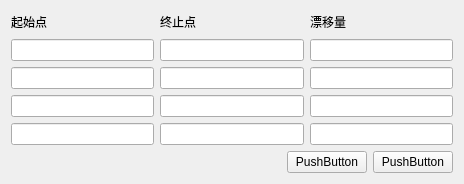
<?xml version="1.0" encoding="UTF-8"?>
<ui version="4.0">
 <class>DriftCalculationPage</class>
 <widget class="QWidget" name="DriftCalculationPage">
  <property name="geometry">
   <rect>
    <x>0</x>
    <y>0</y>
    <width>464</width>
    <height>184</height>
   </rect>
  </property>
  <property name="windowTitle">
   <string>Form</string>
  </property>
  <layout class="QGridLayout" name="gridLayout">
   <item row="0" column="0">
    <layout class="QVBoxLayout" name="verticalLayout">
     <item>
      <layout class="QHBoxLayout" name="horizontalLayout_4" stretch="1,1,1">
       <item>
        <widget class="QLabel" name="label_4">
         <property name="text">
          <string>起始点</string>
         </property>
        </widget>
       </item>
       <item>
        <widget class="QLabel" name="label_5">
         <property name="text">
          <string>终止点</string>
         </property>
        </widget>
       </item>
       <item>
        <widget class="QLabel" name="label_7">
         <property name="text">
          <string>漂移量</string>
         </property>
        </widget>
       </item>
      </layout>
     </item>
     <item>
      <layout class="QHBoxLayout" name="horizontalLayout" stretch="1,1,1">
       <item>
        <widget class="QLineEdit" name="lineEdit_startPoint1"/>
       </item>
       <item>
        <widget class="QLineEdit" name="lineEdit_endPoint1"/>
       </item>
       <item>
        <widget class="QLineEdit" name="lineEdit_drift1"/>
       </item>
      </layout>
     </item>
     <item>
      <layout class="QHBoxLayout" name="horizontalLayout_2" stretch="1,1,1">
       <item>
        <widget class="QLineEdit" name="lineEdit_startPoint2"/>
       </item>
       <item>
        <widget class="QLineEdit" name="lineEdit_endPoint2"/>
       </item>
       <item>
        <widget class="QLineEdit" name="lineEdit_drift2"/>
       </item>
      </layout>
     </item>
     <item>
      <layout class="QHBoxLayout" name="horizontalLayout_3" stretch="1,1,1">
       <item>
        <widget class="QLineEdit" name="lineEdit_startPoint3"/>
       </item>
       <item>
        <widget class="QLineEdit" name="lineEdit_endPoint3"/>
       </item>
       <item>
        <widget class="QLineEdit" name="lineEdit_drift3"/>
       </item>
      </layout>
     </item>
     <item>
      <layout class="QHBoxLayout" name="horizontalLayout_6" stretch="1,1,1">
       <item>
        <widget class="QLineEdit" name="lineEdit_startPoint4"/>
       </item>
       <item>
        <widget class="QLineEdit" name="lineEdit_endPoint4"/>
       </item>
       <item>
        <widget class="QLineEdit" name="lineEdit_drift4"/>
       </item>
      </layout>
     </item>
     <item>
      <layout class="QHBoxLayout" name="horizontalLayout_5">
       <item>
        <spacer name="horizontalSpacer">
         <property name="orientation">
          <enum>Qt::Horizontal</enum>
         </property>
         <property name="sizeHint" stdset="0">
          <size>
           <width>40</width>
           <height>20</height>
          </size>
         </property>
        </spacer>
       </item>
       <item>
        <widget class="QPushButton" name="pushButton_StartCalcul">
         <property name="text">
          <string>PushButton</string>
         </property>
        </widget>
       </item>
       <item>
        <widget class="QPushButton" name="pushButton_Cancel">
         <property name="text">
          <string>PushButton</string>
         </property>
        </widget>
       </item>
      </layout>
     </item>
    </layout>
   </item>
  </layout>
 </widget>
 <resources/>
 <connections/>
</ui>
